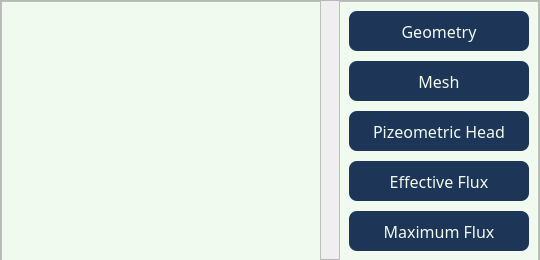
           <widget class="QFrame" name="midTopFrame">
            <property name="minimumSize">
             <size>
              <width>540</width>
              <height>260</height>
             </size>
            </property>
            <property name="maximumSize">
             <size>
              <width>320</width>
              <height>260</height>
             </size>
            </property>
            <property name="styleSheet">
             <string notr="true">background-color: none;</string>
            </property>
            <property name="frameShape">
             <enum>QFrame::StyledPanel</enum>
            </property>
            <property name="frameShadow">
             <enum>QFrame::Raised</enum>
            </property>
            <layout class="QHBoxLayout" name="horizontalLayout_7">
             <property name="spacing">
              <number>20</number>
             </property>
             <property name="leftMargin">
              <number>0</number>
             </property>
             <property name="topMargin">
              <number>0</number>
             </property>
             <property name="rightMargin">
              <number>0</number>
             </property>
             <property name="bottomMargin">
              <number>0</number>
             </property>
             <item>
              <widget class="QFrame" name="geoFrame">
               <property name="minimumSize">
                <size>
                 <width>320</width>
                 <height>260</height>
                </size>
               </property>
               <property name="maximumSize">
                <size>
                 <width>320</width>
                 <height>260</height>
                </size>
               </property>
               <property name="styleSheet">
                <string notr="true">background-color: rgb(241, 250, 238);</string>
               </property>
               <property name="frameShape">
                <enum>QFrame::StyledPanel</enum>
               </property>
               <property name="frameShadow">
                <enum>QFrame::Raised</enum>
               </property>
               <widget class="QLabel" name="geomertyLabel_2">
                <property name="geometry">
                 <rect>
                  <x>10</x>
                  <y>10</y>
                  <width>301</width>
                  <height>241</height>
                 </rect>
                </property>
                <property name="toolTip">
                 <string/>
                </property>
                <property name="toolTipDuration">
                 <number>100</number>
                </property>
                <property name="text">
                 <string/>
                </property>
                <property name="pixmap">
                 <pixmap>Assets/geo.png</pixmap>
                </property>
                <property name="scaledContents">
                 <bool>true</bool>
                </property>
                <property name="alignment">
                 <set>Qt::AlignCenter</set>
                </property>
                <property name="wordWrap">
                 <bool>false</bool>
                </property>
               </widget>
              </widget>
             </item>
             <item>
              <widget class="QFrame" name="plotFrame">
               <property name="minimumSize">
                <size>
                 <width>200</width>
                 <height>260</height>
                </size>
               </property>
               <property name="maximumSize">
                <size>
                 <width>200</width>
                 <height>260</height>
                </size>
               </property>
               <property name="styleSheet">
                <string notr="true">background-color: rgb(241, 250, 238);</string>
               </property>
               <property name="frameShape">
                <enum>QFrame::StyledPanel</enum>
               </property>
               <property name="frameShadow">
                <enum>QFrame::Raised</enum>
               </property>
               <widget class="QPushButton" name="showEffButton">
                <property name="geometry">
                 <rect>
                  <x>10</x>
                  <y>160</y>
                  <width>180</width>
                  <height>40</height>
                 </rect>
                </property>
                <property name="minimumSize">
                 <size>
                  <width>180</width>
                  <height>40</height>
                 </size>
                </property>
                <property name="maximumSize">
                 <size>
                  <width>180</width>
                  <height>40</height>
                 </size>
                </property>
                <property name="font">
                 <font>
                  <family>Arial Rounded MT Bold</family>
                  
                 </font>
                </property>
                <property name="toolTip">
                 <string/>
                </property>
                <property name="styleSheet">
                 <string notr="true">QPushButton {
	background-color: rgb(29, 53, 87);
	color: rgb(241, 250, 238);
	border: none;
	border-radius: 8px;
	font-size: 16px;
}
QPushButton:hover {
	background-color: rgb(69, 123, 157);
}
QPushButton:disabled {
   background-color: rgb(150,150,150);
}</string>
                </property>
                <property name="text">
                 <string>Effective Flux</string>
                </property>
               </widget>
               <widget class="QPushButton" name="showPizeoButton">
                <property name="geometry">
                 <rect>
                  <x>10</x>
                  <y>110</y>
                  <width>180</width>
                  <height>40</height>
                 </rect>
                </property>
                <property name="minimumSize">
                 <size>
                  <width>180</width>
                  <height>40</height>
                 </size>
                </property>
                <property name="maximumSize">
                 <size>
                  <width>180</width>
                  <height>40</height>
                 </size>
                </property>
                <property name="font">
                 <font>
                  <family>Arial Rounded MT Bold</family>
                  
                 </font>
                </property>
                <property name="toolTip">
                 <string/>
                </property>
                <property name="styleSheet">
                 <string notr="true">QPushButton {
	background-color: rgb(29, 53, 87);
	color: rgb(241, 250, 238);
	border: none;
	border-radius: 8px;
	font-size: 16px;
}
QPushButton:hover {
	background-color: rgb(69, 123, 157);
}
QPushButton:disabled {
   background-color: rgb(150,150,150);
}</string>
                </property>
                <property name="text">
                 <string>Pizeometric Head</string>
                </property>
               </widget>
               <widget class="QPushButton" name="showMeshButton">
                <property name="geometry">
                 <rect>
                  <x>10</x>
                  <y>60</y>
                  <width>180</width>
                  <height>40</height>
                 </rect>
                </property>
                <property name="minimumSize">
                 <size>
                  <width>180</width>
                  <height>40</height>
                 </size>
                </property>
                <property name="maximumSize">
                 <size>
                  <width>180</width>
                  <height>40</height>
                 </size>
                </property>
                <property name="font">
                 <font>
                  <family>Arial Rounded MT Bold</family>
                  
                 </font>
                </property>
                <property name="toolTip">
                 <string/>
                </property>
                <property name="styleSheet">
                 <string notr="true">QPushButton {
	background-color: rgb(29, 53, 87);
	color: rgb(241, 250, 238);
	border: none;
	border-radius: 8px;
	font-size: 16px;
}
QPushButton:hover {
	background-color: rgb(69, 123, 157);
}
QPushButton:disabled {
   background-color: rgb(150,150,150);
}</string>
                </property>
                <property name="text">
                 <string>Mesh</string>
                </property>
               </widget>
               <widget class="QPushButton" name="showGeoButton">
                <property name="geometry">
                 <rect>
                  <x>10</x>
                  <y>10</y>
                  <width>180</width>
                  <height>40</height>
                 </rect>
                </property>
                <property name="minimumSize">
                 <size>
                  <width>180</width>
                  <height>40</height>
                 </size>
                </property>
                <property name="maximumSize">
                 <size>
                  <width>180</width>
                  <height>40</height>
                 </size>
                </property>
                <property name="font">
                 <font>
                  <family>Arial Rounded MT Bold</family>
                  
                 </font>
                </property>
                <property name="toolTip">
                 <string/>
                </property>
                <property name="styleSheet">
                 <string notr="true">QPushButton {
	background-color: rgb(29, 53, 87);
	color: rgb(241, 250, 238);
	border: none;
	border-radius: 8px;
	font-size: 16px;
}
QPushButton:hover {
	background-color: rgb(69, 123, 157);
}
QPushButton:disabled {
   background-color: rgb(150,150,150);
}</string>
                </property>
                <property name="text">
                 <string>Geometry</string>
                </property>
               </widget>
               <widget class="QPushButton" name="showParamButton">
                <property name="geometry">
                 <rect>
                  <x>10</x>
                  <y>210</y>
                  <width>180</width>
                  <height>40</height>
                 </rect>
                </property>
                <property name="minimumSize">
                 <size>
                  <width>180</width>
                  <height>40</height>
                 </size>
                </property>
                <property name="maximumSize">
                 <size>
                  <width>180</width>
                  <height>40</height>
                 </size>
                </property>
                <property name="font">
                 <font>
                  <family>Arial Rounded MT Bold</family>
                  
                 </font>
                </property>
                <property name="toolTip">
                 <string/>
                </property>
                <property name="styleSheet">
                 <string notr="true">QPushButton {
	background-color: rgb(29, 53, 87);
	color: rgb(241, 250, 238);
	border: none;
	border-radius: 8px;
	font-size: 16px;
}
QPushButton:hover {
	background-color: rgb(69, 123, 157);
}
QPushButton:disabled {
   background-color: rgb(150,150,150);
}</string>
                </property>
                <property name="text">
                 <string>Maximum Flux</string>
                </property>
                <property name="autoRepeat">
                 <bool>false</bool>
                </property>
               </widget>
              </widget>
             </item>
            </layout>
           </widget>
